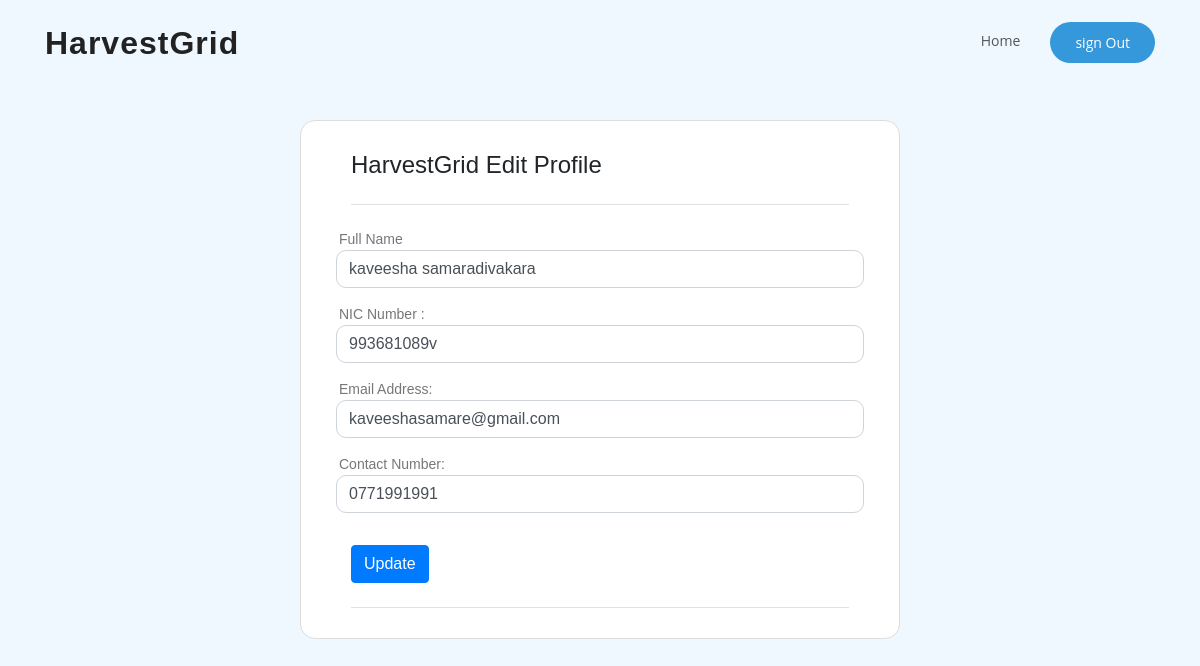
The page /pages/editprofile.php (signed in) on the database its author committed.
### tables this page shows
CREATE TABLE `users` (
  `user_id` int(11) NOT NULL,
  `user_name` varchar(150) NOT NULL,
  `user_nic` varchar(12) NOT NULL,
  `user_password` varchar(255) NOT NULL,
  `user_email` varchar(150) NOT NULL,
  `user_tp` varchar(10) NOT NULL,
  `user_gender` char(1) NOT NULL,
  `user_age` int(2) NOT NULL,
  `user_crop` varchar(50) NOT NULL,
  `user_lat` float(10,6) NOT NULL,
  `user_lng` float(10,6) NOT NULL,
  `user_city` varchar(30) NOT NULL DEFAULT 'N/A',
  `user_role` char(1) NOT NULL DEFAULT 'F',
  `status` char(1) DEFAULT 'N',
  `user_rating` int(11) NOT NULL DEFAULT 10,
  `user_img` text NOT NULL DEFAULT 'nopropic.webp',
  `user_regdate` timestamp NOT NULL DEFAULT current_timestamp() ON UPDATE current_timestamp()
);

### pages/editprofile.php (the view, shortened to what this page needs)
<?php
include "../includes/editprofile.php";
$user_id = ($_SESSION['user_id']);
$query = "SELECT * from users WHERE user_id = '$user_id'";
$result = mysqli_query($con, $query);
while ($row = mysqli_fetch_assoc($result)) {
    $email = $row['user_email'];
    $name = $row['user_name'];
    $nic = $row['user_nic'];
    $tp = $row['user_tp'];
}
?>
<!DOCTYPE html>
<html lang="en">
<head>
    <link href="../assets/css/style.css" rel="stylesheet">
    <link rel="stylesheet" href="https://maxcdn.bootstrapcdn.com/bootstrap/4.5.2/css/bootstrap.min.css">
    <link rel="stylesheet" href="https://stackpath.bootstrapcdn.com/bootstrap/4.3.1/css/bootstrap.min.css">
    <link href="../assets/css/formstyle.css" rel="stylesheet">
</head>
<body>
    <header id="header" class="fixed-top d-flex align-items-center">
        <div class="container d-flex align-items-center">
            <div class="logo mr-auto">
                <h1 class="text-light"><a href="../index.php"><span>HarvestGrid</span></a></h1>
            </div>
            <nav class="nav-menu d-none d-lg-block">
                <ul>
                    <li><a href="../index.php">Home</a></li>
                    <li class="get-started"><a href="../includes/signout.php">sign Out</a></li>
                </ul>
            </nav>
        </div>
    </header>
    <br><br><br>
    <?php if ($_SESSION['user_role'] != "A") { ?>
        <div class="wrapper bg-white mt-sm-5">
            <h4 class="pb-4 border-bottom">HarvestGrid Edit Profile</h4>
            <form action="" class="needs-validation" method="post" enctype="multipart/form-data" novalidate>
                <div class="py-2">
                    <div class="row py-2">
                        <label for="name">Full Name</label>
                        <input type="text" class="form-control" id="name" placeholder="Enter Name" name="user_name" value="<?php if (isset($name)) {
                                                                                                                                echo $name;
                                                                                                                            } ?>" required>
                    </div>
                    <div class="row py-2">
                        <label for="nic">NIC Number : </label>
                        <input type="text" class="form-control" id="nic" placeholder="Enter NIC Number" name="user_nic" pattern=".{10,12}" value="<?php if (isset($nic)) {
                                                                                                                                                        echo $nic;
                                                                                                                                                    } ?>" required>
                    </div>
                    <div class="row py-2">
                        <label for="email">Email Address:</label>
                        <input type="email" class="form-control" id="email" placeholder="Enter Email" name="user_email" pattern="[a-z0-9._%+-]+@[a-z0-9.-]+\.[a-z]{2,}$" value="<?php if (isset($email)) {
                                                                                                                                                                                    echo $email;
                                                                                                                                                                                } ?>" required>
                    </div>
                    <div class="row py-2">
                        <label for="tp">Contact Number:</label>
                        <input type="text" class="form-control" id="tp" placeholder="Enter Contact Number" name="user_tp" pattern=".{10}" value="<?php if (isset($tp)) {
                                                                                                                                                        echo $tp;
                                                                                                                                                    } ?>" required>
                    </div>
                </div>
                <div class="py-3 pb-4 border-bottom"> <button type="submit" class="btn btn-primary mr-3">Update</button></div>
        </div>
    <?php } ?>
</body>
</html>

### assets/css/style.css (style rules this page uses)
body { font-family: "Open Sans", sans-serif; color: #444444; }
a { color: #3498db; }
h1, h2, h3, h4, h5, h6 { font-family: "Raleway", sans-serif; }
#header { z-index: 997; transition: all 0.5s; padding: 22px 0; }
#header .logo h1 { font-size: 32px; margin: 0; padding: 0; line-height: 1; font-weight: 700; letter-spacing: 1px; }
#header .logo h1 a, #header .logo h1 a:hover { color: #222222; text-decoration: none; }
.nav-menu, .nav-menu * { margin: 0; padding: 0; list-style: none; }
.nav-menu > ul > li { position: relative; white-space: nowrap; float: left; }
.nav-menu a { display: block; position: relative; color: #555555; padding: 8px 0 12px 25px; transition: 0.3s; font-size: 14px; font-family: "Open Sans", sans-serif; }
.nav-menu .get-started a { background: #3498db; color: #fff; border-radius: 50px; margin: 0 0 0 30px; padding: 10px 25px; }

### assets/css/formstyle.css (style rules this page uses)
body { font-family: 'Poppins', sans-serif; background-color: aliceblue }
.wrapper { padding: 30px 50px; border: 1px solid #ddd; border-radius: 15px; margin: 10px auto; max-width: 600px }
label { margin-bottom: 0; font-size: 14px; font-weight: 500; color: #777; padding-left: 3px }
.form-control { border-radius: 10px }

### rows shown on the page
users: user_name "kaveesha samaradivakara", user_nic "993681089v", user_email "kaveeshasamare@gmail.com", user_tp "0771991991"
